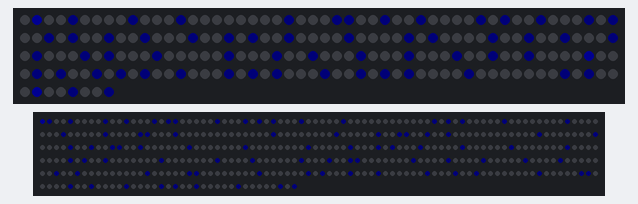
The sketch below on a simulated Arduino Uno, built with avr-gcc and run on an emulated ATmega328P. Parts: 208 RGB LEDs in strip order, left to right, continuing on the next row, 437 RGB LEDs in strip order, left to right, continuing on the next row. Dim RGB values are drawn brighter than linear; random numbers use the default seed unless the sketch sets one.

Above: at 3.4 s.

The sketch:

MagicCoat.ino
```cpp
// A program for controlling the leds in a "magic" coat
// Feature inclued - light twinkle pattern

//#define DEBUG 1

#include "FastLED.h"
#include <avr/pgmspace.h>

// The coat has two zones
// The lower is composed of 23 strips, each 19 leds long = 437 Leds
// There's 5 in the right & left front, 13 across the back

#define L_LED_LENGTH 19
#define L_NUM_STRIPS 23

#define L_NUM_LEDS (L_LED_LENGTH*L_NUM_STRIPS)

//
// The upper has 6 across the front - 3 on each side.
// The left front is 13, 14, & 13 at the sleave.  The right is same
// The each arm has 2 @ 8 long
// The back has 7:  13, 14, 14, 14, 14, 14, 13
// Total upper is 208
#define U_NUM_LEDS_RAW ((13+14+13)+(8+8)+(13+14+14)+14+(14+14+13)+(8+8)+(13+14+13))

// For convience define a 2 dimensional map using the longest dimensions
#define U_LED_LENGTH 14
#define U_NUM_STRIPS 17
#define U_NUM_LEDS (U_LED_LENGTH*U_NUM_STRIPS)


// Define Fast LED controller parameters
// There's not enough memory for all ~650 LEDs, so it's necessary to control each strand individually

// Data pins
#define U_DATA_PIN 4
#define L_DATA_PIN 5
#define GBRIGHTNESS  128    // Default value, needed for showLeds() function

CLEDController *u_cntr;
CLEDController *l_cntr;

// Define the array of leds - User lower as it is biggest
CRGB leds[L_NUM_LEDS];


// Data Structures for Tinkling array;
struct ledstate {
  int position;
  int time;
};

#define NUM_LEDS_TWINKLE 3

ledstate upperTwinkleArray[NUM_LEDS_TWINKLE];
ledstate lowerTwinkleArray[NUM_LEDS_TWINKLE];

//Time
unsigned long previousTime = millis();


/*******************************************************************
   Define and Initialize the Sparkle background
*/

// Min values to trun on any LED is 2.
// Blue is a really dim at 2, use 3
#define LED_DIM_VALUE 4
#define LED_BRIGHT_VALUE 32

const byte lower_dim_background [L_NUM_LEDS] PROGMEM = {
  0, 1, 0, 0, 1, 0, 0, 0, 0, 1, 0, 0, 1, 0, 0, 0, 1, 0, 1,  // Row 1
  1, 0, 0, 0, 0, 0, 1, 0, 0, 0, 1, 0, 1, 0, 1, 0, 0, 0, 1,  // Row 2
  0, 0, 0, 0, 0, 1, 0, 0, 0, 0, 0, 0, 0, 0, 0, 0, 0, 0, 1,  // Row 3
  0, 1, 0, 1, 0, 0, 0, 0, 0, 1, 0, 0, 0, 0, 0, 0, 0, 0, 1,  // Row 4
  0, 0, 0, 0, 0, 0, 0, 1, 0, 0, 0, 0, 0, 1, 0, 0, 0, 0, 1,  // Row 5
  1, 0, 0, 0, 1, 0, 0, 0, 0, 0, 0, 0, 0, 0, 0, 0, 0, 0, 1,  // Row 6
  0, 0, 0, 0, 0, 0, 0, 0, 1, 0, 0, 0, 0, 0, 1, 0, 0, 1, 1,  // Row 7
  0, 0, 1, 0, 0, 1, 0, 0, 0, 0, 0, 0, 0, 0, 0, 0, 0, 0, 1,  // Row 8
  0, 0, 0, 0, 0, 0, 0, 1, 0, 0, 0, 0, 1, 0, 0, 1, 0, 0, 1,  // Row 9
  1, 0, 0, 1, 0, 0, 0, 0, 0, 0, 1, 0, 0, 0, 0, 0, 0, 0, 1,  // Row 10
  0, 0, 0, 0, 0, 0, 0, 0, 1, 0, 0, 0, 0, 0, 1, 0, 0, 0, 1,  // Row 11
  0, 1, 0, 0, 0, 1, 0, 0, 0, 0, 0, 1, 0, 0, 0, 0, 0, 0, 1,  // Row 12
  0, 0, 0, 0, 0, 0, 0, 1, 0, 0, 0, 0, 0, 0, 0, 0, 1, 0, 1,  // Row 13
  0, 0, 1, 0, 0, 0, 0, 0, 0, 0, 1, 0, 0, 0, 0, 0, 0, 0, 1,  // Row 14
  0, 0, 0, 0, 1, 0, 0, 0, 0, 0, 0, 1, 0, 0, 0, 1, 0, 0, 1,  // Row 15
  1, 0, 0, 0, 0, 0, 0, 0, 1, 0, 0, 0, 0, 1, 0, 0, 0, 0, 1,  // Row 16
  0, 0, 0, 0, 0, 1, 0, 0, 0, 0, 1, 0, 0, 0, 0, 0, 0, 0, 1,  // Row 17
  0, 0, 1, 0, 0, 0, 0, 0, 0, 0, 0, 0, 1, 0, 0, 0, 0, 0, 1,  // Row 18
  1, 0, 0, 0, 0, 0, 0, 0, 0, 1, 0, 0, 0, 0, 0, 0, 1, 0, 1,  // Row 19
  0, 0, 0, 1, 0, 0, 0, 1, 0, 0, 0, 0, 0, 0, 1, 0, 0, 0, 1,  // Row 20
  0, 0, 1, 0, 0, 0, 0, 0, 0, 0, 0, 1, 0, 0, 0, 0, 0, 1, 1,  // Row 21
  0, 0, 0, 0, 0, 1, 0, 0, 1, 0, 0, 0, 0, 1, 0, 0, 0, 0, 1,  // Row 22
  0, 1, 0, 0, 1, 0, 0, 0, 0, 0, 1, 0, 0, 0, 0, 0, 1, 0, 1   // Row 23  Always have an led on in last pos for twinkle
};


void Init_lower_background_array() {

  fill_solid(leds, L_NUM_LEDS, 0);   // Clear array

  CRGB *lptr = &leds[0];
  const byte *bptr = &lower_dim_background[0];

  for (int i = 0; i < L_NUM_LEDS; i++) {
    byte dim = pgm_read_byte_near(bptr);   //
    if (dim != 0) {
      lptr->b = LED_DIM_VALUE;
    }
    bptr++;
    lptr++;
  }
}


/****************************************************************************
   For the upper jacket, we need to map the led location with a 17x14
   Array for easier control
*/

const int LEDmap [] PROGMEM = {
  -1,  0,  1,  2,  3,  4,  5,  6,  7,  8,  9, 10, 11, 12,  // left front: 13+14+13 = 40
  13, 14, 15, 16, 17, 18, 19, 20, 21, 22, 23, 24, 25, 26,
  -1, 27, 28, 29, 30, 31, 32, 33, 34, 35, 36, 37, 38, 39,
  -1, -1, 40, 41, 42, 43, 44, 45, 46, 47, -1, -1, -1, -1,  // left arm: 8+8 = 16, 56 total
  -1, -1, 48, 49, 50, 51, 52, 53, 54, 55, -1, -1, -1, -1,
  -1, 56, 57, 58, 59, 60, 61, 62, 63, 64, 65, 66, 67, 68,  // left back: 13+14+14 = 41, 97 total
  69, 70, 71, 72, 73, 74, 75, 76, 77, 78, 79, 80, 81, 82,
  83, 84, 85, 86, 87, 88, 89, 90, 91, 92, 93, 94, 95, 96,
  97, 98, 99, 100, 101, 102, 103, 104, 105, 106, 107, 108, 109, 110, // center back: 14 = 14, 111 total
  111, 112, 113, 114, 115, 116, 117, 118, 119, 120, 121, 122, 123, 124, // right back: 14+14+13 = 41, 152 total
  125, 126, 127, 128, 129, 130, 131, 132, 133, 134, 135, 136, 137, 138,
  -1, 139, 140, 141, 142, 143, 144, 145, 146, 147, 148, 149, 150, 151,
  -1, -1, 152, 153, 154, 155, 156, 157, 158, 159, -1, -1, -1, -1, // right arm: 8+8 = 16, 168 total
  -1, -1, 160, 161, 162, 163, 164, 165, 166, 167, -1, -1, -1, -1,
  -1, 168, 169, 170, 171, 172, 173, 174, 175, 176, 177, 178, 179, 180, // right front: 13+14+13 = 40, 208 total
  181, 182, 183, 184, 185, 186, 187, 188, 189, 190, 191, 192, 193, 194,
  -1, 195, 196, 197, 198, 199, 200, 201, 202, 203, 204, 205, 206, 207
};


const byte upper_dim_background_raw [U_NUM_LEDS_RAW] PROGMEM = {
  0, 1, 0, 0, 1, 0, 0, 0, 0, 1, 0, 0, 0,   // left front: 13+14+13 = 40
  1, 0, 0, 0, 0, 0, 0, 0, 0, 1, 0, 0, 0, 1,
  1, 0, 0, 1, 0, 0, 1, 0, 0, 0, 0, 1, 0,
  1, 0, 0, 1, 0, 0, 0, 1,               // left arm: 8+8 = 16, 56 total
  0, 1, 0, 0, 1, 0, 1, 0,
  0, 1, 0, 0, 1, 0, 0, 0, 1, 0, 0, 1, 0,   // left back: 13+14+14 = 41, 97 total
  1, 0, 0, 1, 0, 0, 0, 0, 1, 0, 0, 0, 0, 1,
  0, 1, 0, 0, 0, 0, 1, 0, 0, 1, 0, 0, 1, 0,
  0, 0, 1, 0, 1, 0, 0, 0, 1, 0, 1, 0, 0, 0,   // center back: 14 = 14, 111 total
  1, 0, 0, 0, 0, 0, 1, 0, 0, 0, 1, 0, 0, 1,    // right back: 14+14+13 = 41, 97 total
  0, 0, 0, 1, 0, 0, 0, 1, 0, 0, 0, 1, 0, 0,
  1, 0, 0, 1, 0, 0, 0, 0, 1, 0, 0, 0, 1,
  0, 1, 0, 0, 1, 0, 1, 0,               // right arm: 8+8 = 16, 56 total
  1, 0, 0, 1, 0, 0, 0, 1,
  0, 1, 0, 1, 0, 0, 0, 1, 0, 0, 1, 0, 1,   // right front: 13+14+13 = 40
  0, 1, 0, 0, 0, 0, 1, 0, 0, 0, 0, 0, 0, 0,
  1, 0, 1, 0, 0, 0, 1, 0, 0, 1, 0, 0, 1          // Always have an led on in last pos for twinkle
};


const byte upper_dim_background [] PROGMEM = {
  0, 0, 1, 0, 0, 1, 0, 0, 0, 0, 1, 0, 0, 0,   // left front: 13+14+13 = 40
  1, 0, 0, 0, 0, 0, 0, 0, 0, 1, 0, 0, 0, 1,
  0, 1, 0, 0, 1, 0, 0, 1, 0, 0, 0, 0, 1, 0,
  0, 0, 1, 0, 0, 1, 0, 0, 0, 1, 0, 0, 0, 0,   // left arm: 8+8 = 16, 56 total
  0, 0, 0, 1, 0, 0, 1, 0, 1, 0, 0, 0, 0, 0,
  0, 0, 1, 0, 0, 1, 0, 0, 0, 1, 0, 0, 1, 0,   // left back: 13+14+14 = 41, 97 total
  1, 0, 0, 1, 0, 0, 0, 0, 1, 0, 0, 0, 0, 1,
  0, 1, 0, 0, 0, 0, 1, 0, 0, 1, 0, 0, 1, 0,
  0, 0, 1, 0, 1, 0, 0, 0, 1, 0, 1, 0, 0, 0,   // center back: 14 = 14, 111 total
  1, 0, 0, 0, 0, 0, 1, 0, 0, 0, 1, 0, 0, 1,    // right back: 14+14+13 = 41, 97 total
  0, 0, 0, 1, 0, 0, 0, 1, 0, 0, 0, 1, 0, 0,
  0, 1, 0, 0, 1, 0, 0, 0, 0, 1, 0, 0, 0, 1,
  0, 0, 0, 1, 0, 0, 1, 0, 1, 0, 0, 0, 0, 0,   // right arm: 8+8 = 16, 56 total
  0, 0, 1, 0, 0, 1, 0, 0, 0, 1, 0, 0, 0, 0,
  0, 0, 1, 0, 1, 0, 0, 0, 1, 0, 0, 1, 0, 1,   // right front: 13+14+13 = 40
  0, 1, 0, 0, 0, 0, 1, 0, 0, 0, 0, 0, 0, 0,
  0, 1, 0, 1, 0, 0, 0, 1, 0, 0, 1, 0, 1, 0      // Always have an led on in last pos for twinkle
};

void Init_upper_background_array() {

  fill_solid(leds, U_NUM_LEDS_RAW, 0);   // Clear array

  CRGB *lptr = &leds[0];
  const byte *bptr = &upper_dim_background_raw[0];

  for (int i = 0; i < U_NUM_LEDS_RAW; i++) {
    byte dim = pgm_read_byte_near(bptr);   //
    if (dim != 0) {
      lptr->b = LED_DIM_VALUE;
    }
    bptr++;
    lptr++;
  }
}

/****************************************************************
   Twinkle some of the
*/
/***************************************************************

  /****************************************************************
  /  Make a circle/triangle burst pattern on the lower 1/2 of coat
  /
  /  Leds have 3.33cm (1.3in) vertical spacing.  The have ~5cm (at waist) spacing.
  /  Let's use 2 to 1, go up 2 leds to for 1 vertical row.
  /  Spread the burst across 3 rows.   We'll go out to 5 on the center row and 4 on the side.
  /  Want to bust out over 1/2 second and fade to zero at 2 seconds
  /***************************************************************/

#define BURST_BRIGHTNESS  32
//#define BURST_TIME 2000    // 1000 milliseconds
#define BURST_TIME 300
#define BURST_SPREAD 500    // 500 milliseconds
#define SPREAD_DISTANCE 4   // +/- 4 LEDs vertically
//#define SPREAD_INC (BURST_SPREAD/SPREAD_DISTANCE)
#define SPREAD_INC 75
#define BURST_WIDTH 350
#define VERT_SPREAD  50    // Additional delay on adjcent rows

struct burst_led {
  int position;
  int delay;
};


void burst_lower(int location) {

  Init_lower_background_array();

  for (int i = 0; i < 3; i++) {
    leds[location + i].g = BURST_BRIGHTNESS;
    leds[location + i].b = 0;
    leds[location - i].g = BURST_BRIGHTNESS;
    leds[location - i].b = 0;

    l_cntr->showLeds(GBRIGHTNESS);
    delay(SPREAD_INC);
  }
  delay(SPREAD_INC);
  Init_lower_background_array();
  l_cntr->showLeds(GBRIGHTNESS);
}

void burst_upper(int location) {

  Init_upper_background_array();

  for (int i = 0; i < 3; i++) {
    leds[location + i].g = BURST_BRIGHTNESS;
    leds[location + i].b = 0;
    leds[location - i].g = BURST_BRIGHTNESS;
    leds[location - i].b = 0;

    u_cntr->showLeds(GBRIGHTNESS);
    delay(SPREAD_INC);
  }
  delay(SPREAD_INC);
  Init_upper_background_array();
  u_cntr->showLeds(GBRIGHTNESS);
}

/*
This code was to crate a burst across strips, but was abandon in favor of a simple up and down a single strip

const burst_led burst_pattern[] PROGMEM = {
  { 0, 0},
  { 1, SPREAD_INC},
  {  1, SPREAD_INC},
  { 2, 2 * SPREAD_INC},
  { -2, 2 * SPREAD_INC},
  {  0, -1 },
  { L_LED_LENGTH, 2 * SPREAD_INC + VERT_SPREAD},
  { -L_LED_LENGTH, 2 * SPREAD_INC + VERT_SPREAD},
  { 3, 3 * SPREAD_INC},
  { -3, 3 * SPREAD_INC},
  { L_LED_LENGTH + 1, 3 * SPREAD_INC + VERT_SPREAD},
  { L_LED_LENGTH - 1, 3 * SPREAD_INC + VERT_SPREAD},
  { -L_LED_LENGTH + 1 , 3 * SPREAD_INC + VERT_SPREAD},
  { -L_LED_LENGTH - 1 , 3 * SPREAD_INC + VERT_SPREAD},
  { 4, 4 * SPREAD_INC},
  { -4, 4 * SPREAD_INC},
  { L_LED_LENGTH + 2, 4 * SPREAD_INC + VERT_SPREAD},
  { L_LED_LENGTH - 2, 4 * SPREAD_INC + VERT_SPREAD},
  { -L_LED_LENGTH + 2, 4 * SPREAD_INC + VERT_SPREAD},
  { -L_LED_LENGTH - 2, 4 * SPREAD_INC + VERT_SPREAD},
  { L_LED_LENGTH * 2, 4 * SPREAD_INC + 2 * VERT_SPREAD},
  { -L_LED_LENGTH * 2, 4 * SPREAD_INC + 2 * VERT_SPREAD},
  { L_LED_LENGTH + 3, 5 * SPREAD_INC + VERT_SPREAD},
  { L_LED_LENGTH - 3, 5 * SPREAD_INC + VERT_SPREAD},
  { -L_LED_LENGTH + 3, 5 * SPREAD_INC + VERT_SPREAD},
  { -L_LED_LENGTH - 3, 5 * SPREAD_INC + VERT_SPREAD},
  { 0, -1}                // Use a delay of -1 as an end marker
};

void burst_lower(int location) {

  unsigned long startTime = millis();
  unsigned int time;
  boolean change = false;

  Init_lower_background_array();

  do {                              // loop over the total fade time
    time = millis() - startTime;

    const burst_led *ptr = &burst_pattern[0];
    int delay;
    int position;

    delay = pgm_read_word_near(&(*ptr).delay);

    while (delay >= 0) {       // loop over all burst pattern, -1 marks the end
      if (time >= delay) {     // Only update LEDs that have passed the delay time

        byte new_value = (time >= delay + BURST_WIDTH) ? 0 : BURST_BRIGHTNESS;
        int pos = location + pgm_read_word_near( &(*ptr).position);

        if (new_value != leds[pos].g) { // New value?
          leds[pos].g = new_value;
          leds[pos].b = 0;              // Make sure background blue is off
          change = true;
        }
      }
      ptr++;
      delay = pgm_read_word_near(&(*ptr).delay);
    }
    if (change == true) {
      l_cntr->showLeds(GBRIGHTNESS);
      change = false;
    }
  } while (time < BURST_TIME);
}
*/


#define MIN_BURST_TIME 1000
#define MAX_BURST_TIME 3000

int lower_burst_delay;
int upper_burst_delay;

void burst (unsigned int delay)
{

  lower_burst_delay -= delay;
  if ( lower_burst_delay <= 0) {
    int position = random16(1, L_NUM_STRIPS - 1) * L_LED_LENGTH + random16(3, L_LED_LENGTH - 3);
    burst_lower(position);
    lower_burst_delay = random16(MIN_BURST_TIME, MAX_BURST_TIME);
  }


    upper_burst_delay -= delay;
    if( upper_burst_delay <= 0){
      int position = random16(0, U_NUM_STRIPS-1)*U_LED_LENGTH + random16(3,6);
      position = pgm_read_word_near(LEDmap + position);
      burst_upper(position);
      upper_burst_delay = random16(MIN_BURST_TIME, MAX_BURST_TIME);
    }

}


/***********************************************************************************
   Rain (ripple) down the coat, turning on all the background LEDs in the processes
*/

#define RAIN_VALUE 16
#define RAIN_DELAY 50   // Delay in msec between rows

void RainAllStrands()    // Initial the magic field on the coat from top to bottom
{
  RainUpperStrands();
  RainLowerStrands();
}


// Rain down the upper leds
void  RainUpperStrands() {
  fill_solid(leds, U_NUM_LEDS_RAW, 0x0);

  for (int i = 0; i < U_LED_LENGTH; i++) {

    const int *ptr = &LEDmap[i];

    for (int j = 0; j < U_NUM_STRIPS; j++) {
      int index = pgm_read_word_near(ptr);
      if (index >= 0)
        leds[index].b = RAIN_VALUE;
      ptr += U_LED_LENGTH;   // Go to next strip
    }

    u_cntr->showLeds(GBRIGHTNESS);  // FastLED.show();
    delay(RAIN_DELAY);

    // Set the background as we rain down

    ptr = &LEDmap[i];
    const byte *bptr = &upper_dim_background[i];
    for (int j = 0; j < U_NUM_STRIPS; j++) {
      int index = pgm_read_word_near(ptr);
      if (index >= 0) {
        byte dim = pgm_read_byte_near(bptr);
        leds[index].b = (dim != 0) ? LED_DIM_VALUE : 0;
      }
      ptr += U_LED_LENGTH;   // Go to next strip
      bptr += U_LED_LENGTH;
    }

  }
  u_cntr->showLeds(GBRIGHTNESS);   // FastLED.show();           // Turn off last LED
  delay(RAIN_DELAY);
}

// Rain down the lower leds
void RainLowerStrands() {
  fill_solid(leds, L_NUM_LEDS, 0x0);

  for (int i = 0; i < L_LED_LENGTH; i++)
  {
    CRGB *ptr = &leds[i];
    for (int j = 0; j < L_NUM_STRIPS; j++) {
      ptr->b = RAIN_VALUE;
      ptr += L_LED_LENGTH;     // Go to next strip
    }

    l_cntr->showLeds(GBRIGHTNESS);   // FastLED.show();
    delay(RAIN_DELAY);

    // Set the background as we rain down

    ptr = &leds[i];
    const byte *bptr = &lower_dim_background[i];
    for (int j = 0; j < L_NUM_STRIPS; j++) {
      byte dim = pgm_read_byte_near(bptr);

      ptr->b = (dim != 0) ? LED_DIM_VALUE : 0;
      ptr += L_LED_LENGTH;     // Go to next strip
      bptr += L_LED_LENGTH;

    }
  }
  l_cntr->showLeds(GBRIGHTNESS);   // FastLED.show();          // Turn off last LED
  delay(RAIN_DELAY);
}

/***********************************************************************************
   Fire up down the coat, turning off  LEDs in the processes
*/

void FireAllStrands()    // Initial the magic field on the coat from top to bottom
{
  FireLowerStrands();
  FireUpperStrands();
}

// Fire up the lower leds
void FireLowerStrands() {

  Init_lower_background_array();
  for (int i = L_LED_LENGTH - 1; i >= 0; i--)
  {
    CRGB *ptr = &leds[i];
    for (int j = 0; j < L_NUM_STRIPS; j++) {
      ptr->b = 0;
      ptr->r = RAIN_VALUE;
      ptr += L_LED_LENGTH;     // Go to next strip
    }

    l_cntr->showLeds(GBRIGHTNESS);   // FastLED.show();
    delay(RAIN_DELAY);

    // Clear the background as we fire up
    ptr = &leds[i];
    for (int j = 0; j < L_NUM_STRIPS; j++) {
      ptr->r = 0;
      ptr += L_LED_LENGTH;     // Go to next strip
    }
  }
  l_cntr->showLeds(GBRIGHTNESS);   // FastLED.show();          // Turn off last LED
  delay(RAIN_DELAY);
}


// Fire up the upper leds
void  FireUpperStrands() {
  Init_upper_background_array();

  for (int i = U_LED_LENGTH - 1; i >= 0; i--) {

    const int *ptr = &LEDmap[i];

    for (int j = 0; j < U_NUM_STRIPS; j++) {
      int index = pgm_read_word_near(ptr);
      if (index >= 0){
        leds[index].b = 0;
        leds[index].r = RAIN_VALUE;
      }
      ptr += U_LED_LENGTH;   // Go to next strip
    }

    u_cntr->showLeds(GBRIGHTNESS);  // FastLED.show();
    delay(RAIN_DELAY);

    // Clear the background as we fire up

      ptr = &LEDmap[i];
      for (int j = 0; j < U_NUM_STRIPS; j++) {
      int index = pgm_read_word_near(ptr);
      if (index >= 0) {

        leds[index].r = 0;
      }
      ptr += U_LED_LENGTH;   // Go to next strip
    }

  }
  u_cntr->showLeds(GBRIGHTNESS);   // FastLED.show();           // Turn off last LED
  delay(RAIN_DELAY);
}
/***********************************************************************************
   Twinkle some of the background LEDs
   Pick an led and brighten it for 0.5 to 1.5 seconds
*/

#define MIN_TWINKLE_TIME  500
#define MAX_TWINKEL_TIME 1500

void twinkle(unsigned int delay)
{
  bool change = false;
  // Update twinkle for upper leds
  for (int i = 0; i < NUM_LEDS_TWINKLE; i++) {
    upperTwinkleArray[i].time -= delay;
    if ( upperTwinkleArray[i].time <= 0) {
      upperTwinkleArray[i].position = pickLed(upper_dim_background, U_NUM_LEDS);
      upperTwinkleArray[i].time = random16(MIN_TWINKLE_TIME, MAX_TWINKEL_TIME);
      change = true;

#ifdef DEBUG
      Serial.println("Upper Twinkle");
      Serial.println(upperTwinkleArray[i].position);
      Serial.println(upperTwinkleArray[i].time);
      Serial.println(" ");
#endif
    }
  }

  // update upper coat

  if (change == true) {
    change = false;
    Init_upper_background_array();
    for (int i = 0; i < NUM_LEDS_TWINKLE; i++) {
      int index = pgm_read_word_near(LEDmap + upperTwinkleArray[i].position);
      leds[index].b = LED_BRIGHT_VALUE;
    }
    u_cntr->showLeds(GBRIGHTNESS);   // FastLED.show();
  }

  // Update twinkle for lower leds
  for (int i = 0; i < NUM_LEDS_TWINKLE; i++) {
    lowerTwinkleArray[i].time -= delay;
    if ( lowerTwinkleArray[i].time <= 0) {
      //      lowerTwinkleArray[i].position = pickLed(lower_dim_background, L_NUM_LEDS);
      lowerTwinkleArray[i].time = random16(MIN_TWINKLE_TIME, MAX_TWINKEL_TIME);
      change = true;

#ifdef DEBUG
      Serial.println("Lower Twinkle");
      Serial.println(lowerTwinkleArray[i].position);
      Serial.println(lowerTwinkleArray[i].time);
      Serial.println(" ");
#endif
    }
  }
  if (change == true) {
    change = false;
    Init_lower_background_array();
    for (int i = 0; i < NUM_LEDS_TWINKLE; i++) {
      leds[lowerTwinkleArray[i].position].b = LED_BRIGHT_VALUE;
    }
    l_cntr->showLeds(GBRIGHTNESS);   // FastLED.show();
  }
}


int pickLed(const byte background[], int size) {
  int pos = random16(0, size - 1);
  byte dim;

  do {
    dim = pgm_read_byte_near(background + pos);
    if (dim == 0)
      pos++;
  }  while (dim == 0);

  return pos;
}


void setup() {

  u_cntr = &FastLED.addLeds<WS2812B, U_DATA_PIN, GRB>(leds, U_NUM_LEDS_RAW);
  l_cntr = &FastLED.addLeds<WS2812B, L_DATA_PIN, GRB>(leds, L_NUM_LEDS);

  // Initialize the Twinkle Array
  for (int i = 0; i < NUM_LEDS_TWINKLE; i++) {
    upperTwinkleArray[i].time = 0;
    lowerTwinkleArray[i].time = 0;
  }


  lower_burst_delay = random16(MIN_BURST_TIME, MAX_BURST_TIME);
  upper_burst_delay = random16(MIN_BURST_TIME, MAX_BURST_TIME);

#ifdef DEBUG
  Serial.begin(9600);
#endif
}


void loop() {

#ifdef DEBUG
  Serial.println("Starting");
#endif

  RainAllStrands();


  int seconds = 0;
  int mills = 0;
  while (seconds < 150) {


    unsigned long currentTime = millis();
    unsigned int milliseconds = currentTime - previousTime;
    mills += milliseconds;
    previousTime = currentTime;


    twinkle(milliseconds);
    burst(milliseconds);

    if ( mills >= 1000) { // 1000 milliseconds has passed
      seconds++;
      mills -= 1000;
#ifdef DEBUG
      Serial.println("1 sec passed");
#endif
    }
  } // end of seconds loop - 2.5 minutes

  FireAllStrands();
}
```
